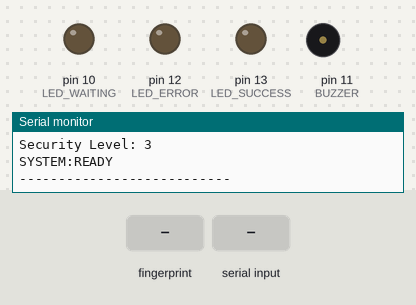
Bench run of a sketch on a simulated Arduino Mega 2560, built with avr-gcc and run on an emulated ATmega2560. Parts: output pins drawn as LEDs (lit = HIGH), buzzer (waves = sounding, pin HIGH), the last lines printed to the serial monitor. Dashed ring = blinking. The inputs (shaded band) are chosen by the test bench.

Above: at 3.9 s.
4.0 s: finger stored as number 1 placed on the sensor
At 4.43 s:
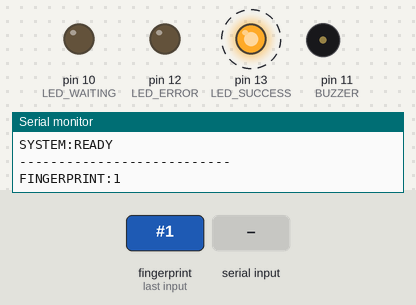
At 5.18 s:
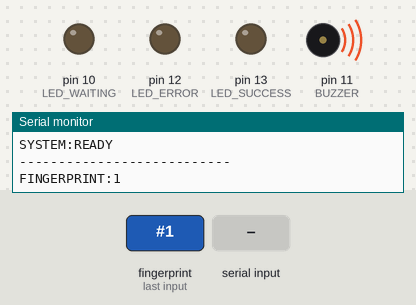
8.8 s: "ENROLL:90\n" received over Serial
At 9.12 s:
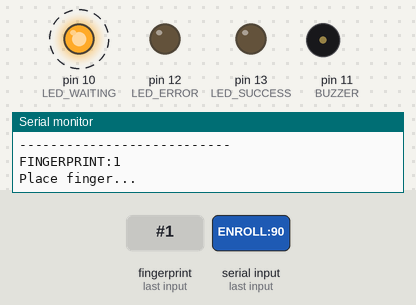
Timing chart, 0 to 17.8 s (numbered marks = the images above; inputs shaded):
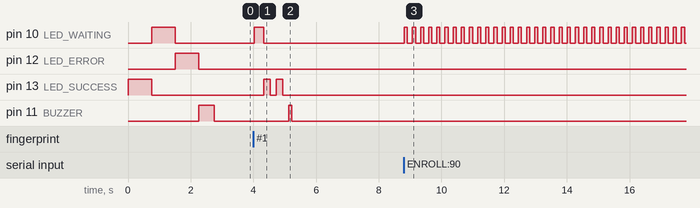

Measured:
- after the input at 4.0 s, pin 10 (LED_WAITING): LOW → HIGH at once, → LOW 0.30 s later; pin 13 (LED_SUCCESS): alternates HIGH for 0.20 s and LOW for 0.20 s, 4 changes in all, then stays LOW, starting after 0.33 s; pin 11 (BUZZER): LOW → HIGH after 1.1 s, → LOW 0.10 s later
- after the input at 8.8 s, pin 10 (LED_WAITING): alternates HIGH for 0.10 s and LOW for 0.16 s, starting at once

The sketch:

fingerprint_attendance_complete.ino
```cpp
/*
 * Complete Fingerprint Attendance System for HRIS
 * Hardware: DY50 Fingerprint Sensor + Arduino Uno
 */

#include <Adafruit_Fingerprint.h>

#if (defined(__AVR__) || defined(ESP8266)) && !defined(__AVR_ATmega2560__)
SoftwareSerial mySerial(2, 3);
#else
#define mySerial Serial1
#endif

Adafruit_Fingerprint finger = Adafruit_Fingerprint(&mySerial);

enum Mode { ATTENDANCE, ENROLLMENT };
Mode currentMode = ATTENDANCE;
int enrollmentId = 0;

const int LED_SUCCESS = 13; // Green
const int LED_ERROR = 12;   // Red
const int LED_WAITING = 10; // Yellow
const int BUZZER = 11;

void setup() {
  Serial.begin(115200);
  while (!Serial);

  pinMode(LED_SUCCESS, OUTPUT);
  pinMode(LED_ERROR, OUTPUT);
  pinMode(LED_WAITING, OUTPUT);
  pinMode(BUZZER, OUTPUT);

  // Start with everything OFF
  digitalWrite(LED_SUCCESS, LOW);
  digitalWrite(LED_ERROR, LOW);
  digitalWrite(LED_WAITING, LOW);
  digitalWrite(BUZZER, LOW);

  // --- NEW: Hardware Self-Test ---
  testHardware();

  Serial.println(F("\n--- SYSTEM INITIALIZING ---"));

  mySerial.begin(57600);
  if (finger.verifyPassword()) {
    printSensorInfo(57600);
  } else {
    Serial.println(F("Sensor not found at 57600. Trying 115200..."));
    mySerial.begin(115200);

    if (finger.verifyPassword()) {
      printSensorInfo(115200);
    } else {
      Serial.println(F("SYSTEM:ERROR"));
      Serial.println(F("SENSOR:NOT_FOUND"));
      while (1) { blinkLED(LED_ERROR, 1); delay(1000); }
    }
  }

  Serial.println(F("SYSTEM:READY"));
  Serial.println(F("---------------------------"));
}

// ========== HARDWARE TEST FUNCTION ==========

void testHardware() {
  Serial.println(F("SYSTEM:TESTING_PERIPHERALS..."));

  // 1. Success LED (Green)
  digitalWrite(LED_SUCCESS, HIGH);
  delay(750);
  digitalWrite(LED_SUCCESS, LOW);

  // 2. Waiting LED (Yellow)
  digitalWrite(LED_WAITING, HIGH);
  delay(750);
  digitalWrite(LED_WAITING, LOW);

  // 3. Error LED (Red)
  digitalWrite(LED_ERROR, HIGH);
  delay(750);
  digitalWrite(LED_ERROR, LOW);

  // 4. Buzzer (Short beep)
  digitalWrite(BUZZER, HIGH);
  delay(500);
  digitalWrite(BUZZER, LOW);

  Serial.println(F("SYSTEM:TEST_COMPLETE"));
}

// ========== SENSOR INFO HELPERS ==========

void printSensorInfo(long baud) {
  Serial.println(F("SENSOR:FOUND"));
  Serial.print(F("Baud Rate: ")); Serial.println(baud);
  finger.getParameters();
  Serial.print(F("Sensor Capacity: ")); Serial.println(finger.capacity);
  Serial.print(F("Security Level: ")); Serial.println(finger.security_level);
}

// ========== MAIN LOOP & LOGIC ==========

void loop() {
  if (Serial.available()) {
    String command = Serial.readStringUntil('\n');
    handleCommand(command);
  }

  if (currentMode == ATTENDANCE) {
    checkFingerprint();
  }
  delay(50);
}

void checkFingerprint() {
  uint8_t p = finger.getImage();
  if (p == FINGERPRINT_NOFINGER) return;
  if (p != FINGERPRINT_OK) return;

  digitalWrite(LED_WAITING, HIGH);
  p = finger.image2Tz();
  if (p != FINGERPRINT_OK) { digitalWrite(LED_WAITING, LOW); return; }

  p = finger.fingerFastSearch();
  digitalWrite(LED_WAITING, LOW);

  if (p == FINGERPRINT_OK) {
    Serial.print("FINGERPRINT:");
    Serial.println(finger.fingerID);
    blinkLED(LED_SUCCESS, 2);
    beep(1, 100);
    delay(2000);
  } else {
    Serial.println("ERROR:No match found");
    blinkLED(LED_ERROR, 2);
    beep(1, 300);
  }
}

void handleCommand(String command) {
  command.trim();
  if (command.startsWith("ENROLL:")) {
    enrollmentId = command.substring(7).toInt();
    if (enrollmentId > 0 && enrollmentId <= 127) {
      currentMode = ENROLLMENT;
      enrollFingerprint();
    }
  } else if (command.startsWith("DELETE:")) {
    deleteFingerprint(command.substring(7).toInt());
  } else if (command.startsWith("OK:")) {
    digitalWrite(LED_WAITING, LOW);
    blinkLED(LED_SUCCESS, 2);
  } else if (command.startsWith("ERROR:")) {
    digitalWrite(LED_WAITING, LOW);
    blinkLED(LED_ERROR, 3);
  }
}

void enrollFingerprint() {
  Serial.println("Place finger...");
  int p = -1;
  while (p != FINGERPRINT_OK) {
    digitalWrite(LED_WAITING, HIGH); delay(100); digitalWrite(LED_WAITING, LOW); delay(100);
    p = finger.getImage();
  }
  digitalWrite(LED_WAITING, HIGH);
  p = finger.image2Tz(1);

  Serial.println("Remove finger...");
  delay(2000);
  p = 0;
  while (p != FINGERPRINT_NOFINGER) { p = finger.getImage(); }

  Serial.println("Place SAME finger...");
  p = -1;
  while (p != FINGERPRINT_OK) {
    digitalWrite(LED_WAITING, HIGH); delay(100); digitalWrite(LED_WAITING, LOW); delay(100);
    p = finger.getImage();
  }

  digitalWrite(LED_WAITING, HIGH);
  finger.image2Tz(2);
  if (finger.createModel() == FINGERPRINT_OK) {
    if (finger.storeModel(enrollmentId) == FINGERPRINT_OK) {
      Serial.print("ENROLL:SUCCESS:");
      Serial.println(enrollmentId);
      blinkLED(LED_SUCCESS, 5);
    }
  } else {
    Serial.println("ENROLL:ERROR:MISMATCH");
    blinkLED(LED_ERROR, 3);
  }
  digitalWrite(LED_WAITING, LOW);
  currentMode = ATTENDANCE;
}

void blinkLED(int pin, int times) {
  for (int i = 0; i < times; i++) {
    digitalWrite(pin, HIGH); delay(200); digitalWrite(pin, LOW); delay(200);
  }
}

void beep(int times, int duration) {
  for (int i = 0; i < times; i++) {
    digitalWrite(BUZZER, HIGH); delay(duration); digitalWrite(BUZZER, LOW); delay(100);
  }
}

uint8_t deleteFingerprint(uint8_t id) {
  uint8_t p = finger.deleteModel(id);
  if (p == FINGERPRINT_OK) {
    Serial.print("DELETE:SUCCESS:");
    Serial.println(id);
  } else {
    Serial.println("DELETE:ERROR");
  }
  return p;
}
```
